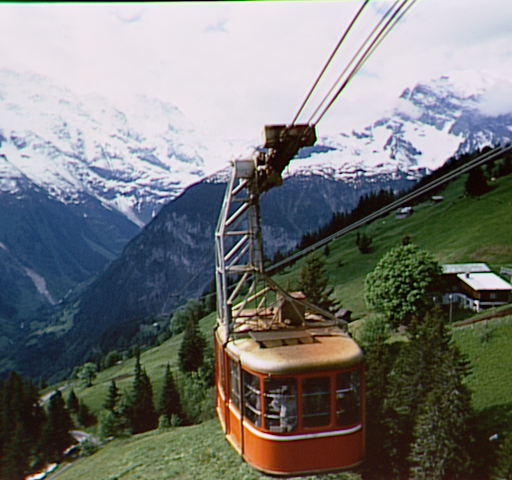
#> input picture 8特征检测SIFT&SURF/cablecar.jpg, 512 x 480 px
$ jupyter execute '8.1高斯金字塔.ipynb'
#> lines starting #> are read from the running program, lines starting #| are printed output that depends on the picture
[cell 1]
import cv2
import numpy as np
import matplotlib.pyplot as plt

# 配置matplotlib中文显示
plt.rcParams['font.sans-serif'] = ['SimHei']
plt.rcParams['axes.unicode_minus'] = False

# ---------------------- 步骤1：读取并预处理图像 ----------------------
img_path = "cablecar.jpg"
try:
    img = cv2.imread(img_path, 0)
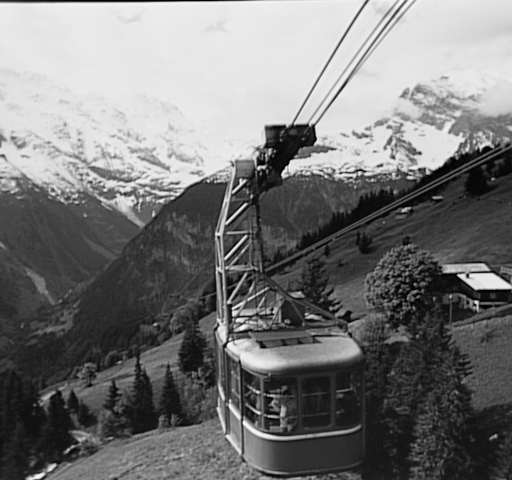
#> img: shape (480, 512); min 0, max 253, mean 119.1
except:
    img = np.zeros((512, 512), dtype=np.uint8)
    for i in range(0, 512, 64):
        for j in range(0, 512, 64):
            if (i//64 + j//64) % 2 == 0:
                img[i:i+64, j:j+64] = 255

img = cv2.resize(img, (512, 512))
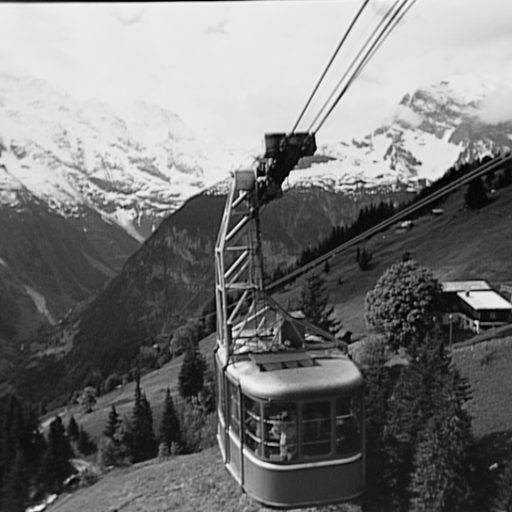
#> img: shape (512, 512); min 0, max 253, mean 119
print(f"原始图像尺寸：{img.shape}")
#| 原始图像尺寸：(512, 512)

# ---------------------- 步骤2：定义高斯金字塔构建函数 ----------------------
def build_gaussian_pyramid(img, octaves=4, s=3, sigma0=1.6):
#> called with octaves = 4, s = 3, sigma0 = 1.6
    gaussian_pyramid = []
    k = 2 ** (1 / s)

    for o in range(octaves):
        octave_gaussian = []
        current_sigma = sigma0 * (2 ** o)

        for i in range(s + 3):
            layer_sigma = current_sigma * (k ** i)
            ksize = int(6 * layer_sigma + 1)
            if ksize % 2 == 0:
                ksize += 1
            gaussian_img = cv2.GaussianBlur(img, (ksize, ksize), sigmaX=layer_sigma, sigmaY=layer_sigma)
            octave_gaussian.append(gaussian_img)

        gaussian_pyramid.append(octave_gaussian)

        img = octave_gaussian[s]
        img = img[::2, ::2]
        print(f"第{o}八度处理完成，下一个八度输入尺寸：{img.shape}")

    return gaussian_pyramid

# ---------------------- 步骤3：构建高斯金字塔 ----------------------
gaussian_pyramid = build_gaussian_pyramid(img, octaves=4, s=3, sigma0=1.6)
#> gaussian_pyramid = 4 items

# ---------------------- 步骤4：可视化高斯金字塔 ----------------------
octaves = len(gaussian_pyramid)
#> octaves = 4
layers_per_octave = len(gaussian_pyramid[0])
#> layers_per_octave = 6

fig, axes = plt.subplots(octaves, layers_per_octave, figsize=(layers_per_octave*3, octaves*4))
fig.suptitle("高斯金字塔可视化（行：八度，列：层）", fontsize=16)

for o in range(octaves):
    for i in range(layers_per_octave):
        current_img = gaussian_pyramid[o][i]
        if octaves == 1:
            ax = axes[i]
        elif layers_per_octave == 1:
            ax = axes[o]
        else:
            ax = axes[o, i]
        ax.imshow(current_img, cmap="gray")
        ax.set_title(f"八度{o}，层{i}\n尺寸：{current_img.shape}")
        ax.axis("off")

plt.tight_layout()
plt.subplots_adjust(top=0.9)
plt.show()
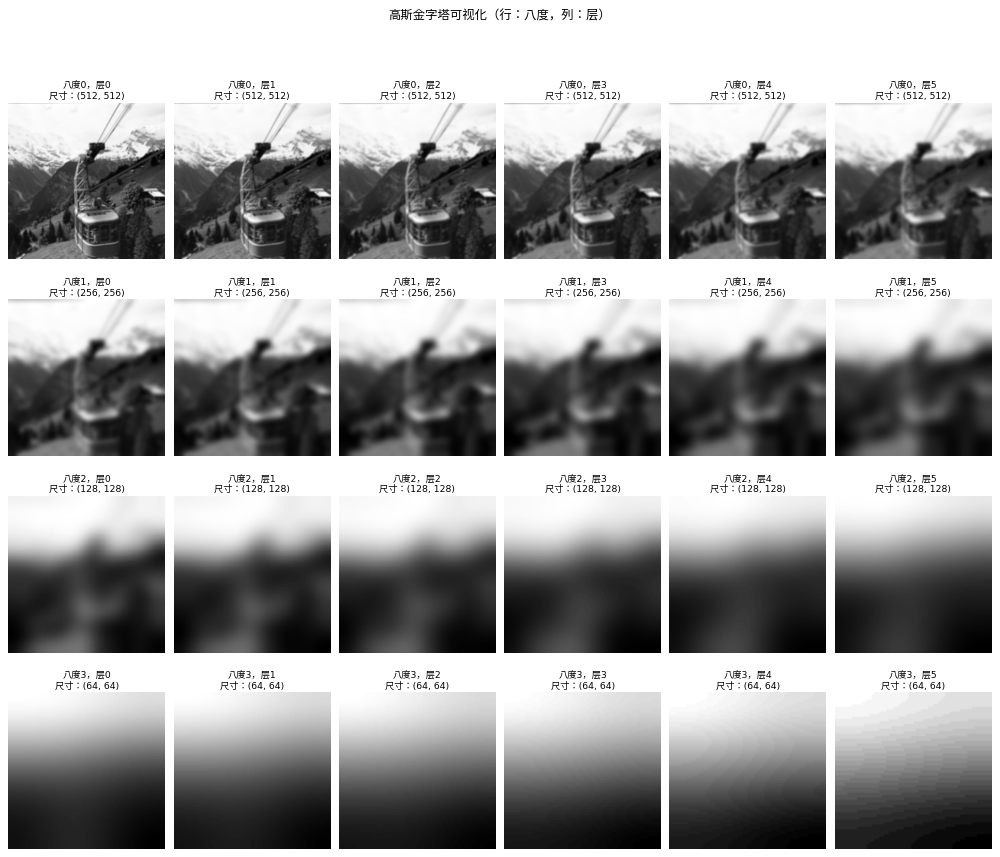
#> figure drawn by matplotlib, 24 panels

# ---------------------- 步骤5：额外：提取单个八度/层查看细节 ----------------------
octave_0 = gaussian_pyramid[0]
#> octave_0 = 6 items
fig, axes = plt.subplots(1, len(octave_0), figsize=(18, 4))
fig.suptitle("第0八度（原始分辨率）各层高斯模糊效果", fontsize=16)

for i, layer in enumerate(octave_0):
    axes[i].imshow(layer, cmap="gray")
    axes[i].set_title(f"层{i}（σ≈{1.6*(2**(1/3)**i):.2f}）")
    axes[i].axis("off")
#> this loop made 6 passes

plt.tight_layout()
plt.subplots_adjust(top=0.9)
plt.show()
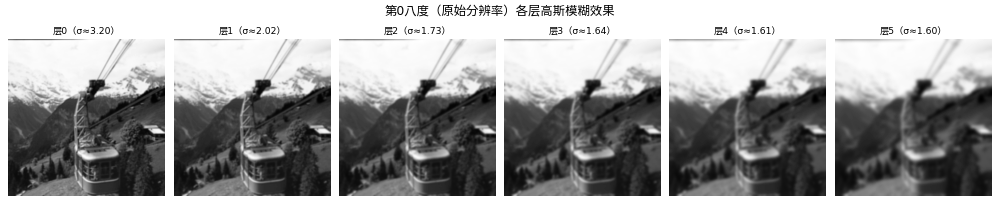
#> figure drawn by matplotlib, 6 panels
